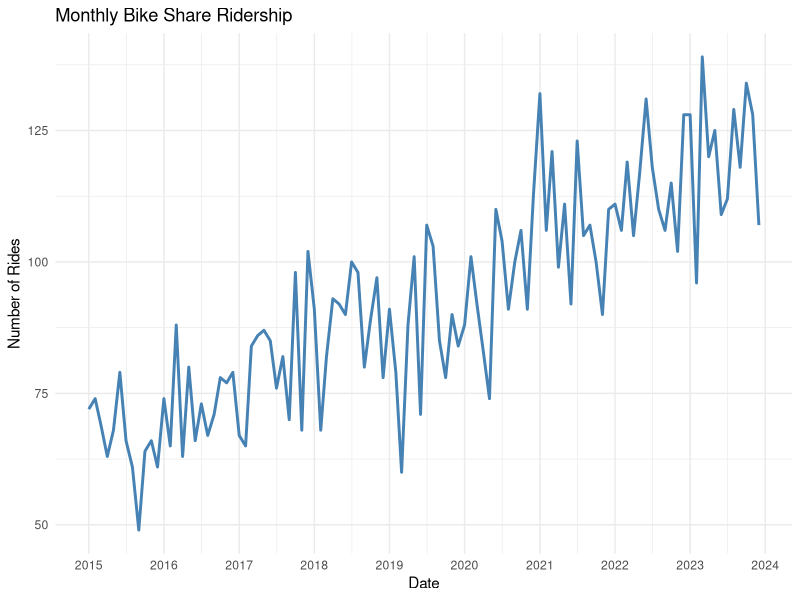
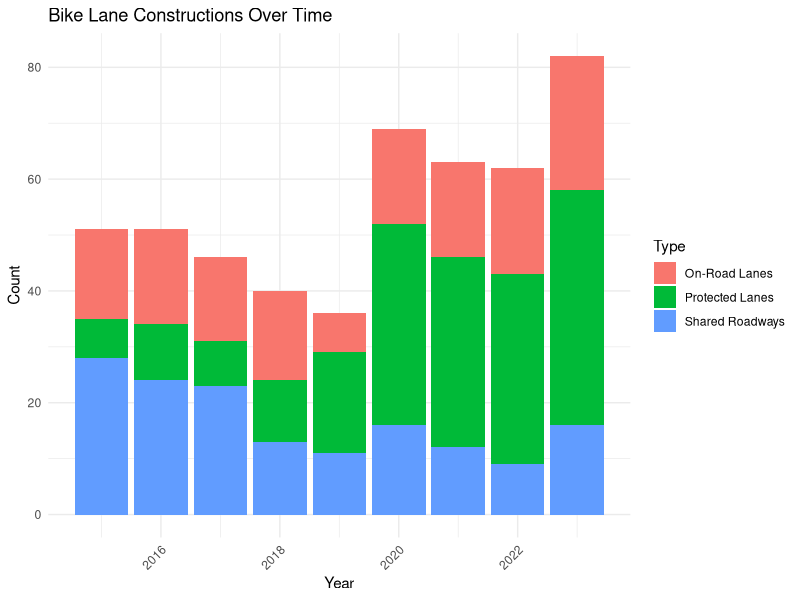
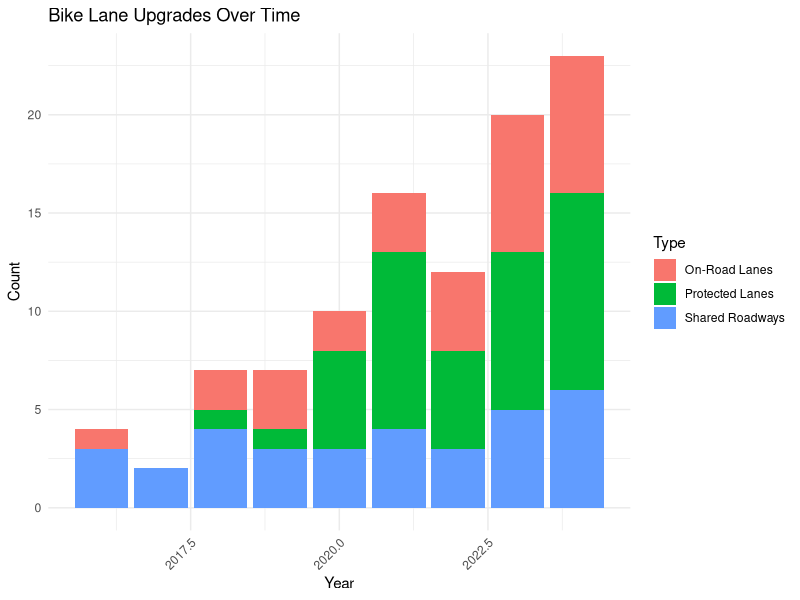

Here is the R script that generated these plots, in order: (Note: this script raises an error after producing the figures.)
#### Preamble ####
# Purpose: Simulates Bike Share Ridership and Bike Lane data for Toronto with spatial components
# Author: Steven Li
# Date: 17 November 2024
# Contact: stevency.li@mail.utoronto.ca
# Pre-requisites: 
#   - The following package must be installed: tidyverse, lubridate, sf

#### Workspace setup ####
library(tidyverse)
library(lubridate)
library(sf)

############################### Data expectations ############################
# Bike Share Ridership Data:
# - Columns: Trip ID, Date, start_station_location, end_station_location
# - Trip ID should be unique
# - Date should be between 2015-01-01 and 2023-12-31
# - Station locations should be within Toronto boundaries

# Bike Lane Data:
# - Columns: BikeLaneID, Constructed Year, Upgraded Year, Type, Location
# - BikeLaneID should be unique
# - Constructed Year should be between 2015 and 2023
# - Upgraded Year should be between Constructed Year and 2023, or NA
# - Type should be one of: "Protected Lanes", "On-Road Lanes", "Shared Roadways"

set.seed(778)

################################ Helper functions ############################
# Define Toronto boundaries (approximate)
toronto_bounds <- list(
  lat = c(43.58, 43.85),  # South-North
  lon = c(-79.62, -79.12) # West-East
)

# Generate coordinates within Toronto
generate_toronto_coords <- function(n) {
  tibble(
    lat = runif(n, toronto_bounds$lat[1], toronto_bounds$lat[2]),
    lon = runif(n, toronto_bounds$lon[1], toronto_bounds$lon[2])
  )
}

# Generate seasonal pattern for bike share ridership
generate_seasonal_pattern <- function(date) {
  base_pattern <- sin(2 * pi * yday(date) / 365)
  normalized_pattern <- (base_pattern + 1) / 2  # Scale to 0-1
  return(normalized_pattern)
}

#########################  Simulate Bike Lane Data ########################
num_lanes <- 500

# Simulate bike lane data
bike_lane_data <- tibble(
  BikeLaneID = seq(1, num_lanes),
  # Simulate constructed year, with more in recent years
  Constructed = sample(2015:2023, num_lanes, 
                              prob = c(rep(0.08, 5), rep(0.12, 4)),
                              replace = TRUE)
  ) %>%
  # Add bike lane locations within Toronto boundaries
  bind_cols(generate_toronto_coords(num_lanes)) %>%
  # Add Bike lane types, more 'Protected lanes' towards recent years
  mutate(
    Type = if_else(
      Constructed <= 2018,
      sample(c("Protected Lanes", "On-Road Lanes", "Shared Roadways"),
             n(),
             prob = c(0.2, 0.3, 0.5),
             replace = TRUE),
      sample(c("Protected Lanes", "On-Road Lanes", "Shared Roadways"),
             n(),
             prob = c(0.5, 0.3, 0.2),
             replace = TRUE)
    ),
    # Add Upgraded years to 20% of bike lanes
    Upgraded = case_when(
      runif(n()) < 0.2 ~ pmax(Constructed + 1,  
                              sample(2015:2023, n(), replace = TRUE)),
      TRUE ~ NA_real_
    )
  )

######################## Simulate Bike Share Station Locations ##############
num_stations <- 300

# Generate stations within Toronto boundaries
station_data <- generate_toronto_coords(num_stations) %>%
  mutate(station_id = row_number())

#################### Simulate Bike Share Ridership Data ####################
num_trips <- 10000

# Generate bike share ridership data
bike_share_data <- tibble(
  TripID = seq(1, num_trips),
  # Simulate trip dates, sampling more towards recent years
  Date = sample(seq(as.Date('2015-01-01'), 
                    as.Date('2023-12-31'), 
                    by = "day"), 
                num_trips,
                prob = seq(0.5, 1, length.out = 3287),
                replace = TRUE)
  ) %>%
  # Add a start and end stations of each ride
  mutate(
    start_station = sample(station_data$station_id, num_trips, replace = TRUE),
    end_station = sample(station_data$station_id, num_trips, replace = TRUE)
  ) %>%
  # Join with station locations to get coordinates
  left_join(station_data %>% 
              select(station_id, lon, lat) %>%
              rename(start_lon = lon, start_lat = lat), 
            by = c("start_station" = "station_id")) %>%
  left_join(station_data %>%
              select(station_id, lon, lat) %>%
              rename(end_lon = lon, end_lat = lat),
            by = c("end_station" = "station_id"))

################################ Visualizations ############################
# Plot ridership trends
bike_share_data %>%
  mutate(year_month = floor_date(Date, "month")) %>%
  count(year_month) %>%
  ggplot(aes(x = year_month, y = n)) +
  geom_line(color = "steelblue", size = 1) +
  labs(title = "Monthly Bike Share Ridership",
       x = "Date",
       y = "Number of Rides") +
  theme_minimal() +
  scale_x_date(date_breaks = "1 year", date_labels = "%Y")

# Plot bike lane constructions
bike_lane_data %>%
  count(Constructed, Type) %>%
  ggplot(aes(x = Constructed, y = n, fill = Type)) +
  geom_col(position = "stack") +
  labs(title = "Bike Lane Constructions Over Time",
       x = "Year",
       y = "Count") +
  theme_minimal() +
  theme(axis.text.x = element_text(angle = 45, hjust = 1))

# Plot bike lane upgrades
bike_lane_data %>%
  filter(!is.na(Upgraded)) %>%
  count(Upgraded, Type) %>%
  ggplot(aes(x = Upgraded, y = n, fill = Type)) +
  geom_col(position = "stack") +
  labs(title = "Bike Lane Upgrades Over Time",
       x = "Year",
       y = "Count") +
  theme_minimal() +
  theme(axis.text.x = element_text(angle = 45, hjust = 1))

# Save simulated data
write_csv(bike_share_data, "data/simulated_bike_share_data.csv")
write_csv(bike_lane_data, "data/simulated_bike_lane_data.csv")
